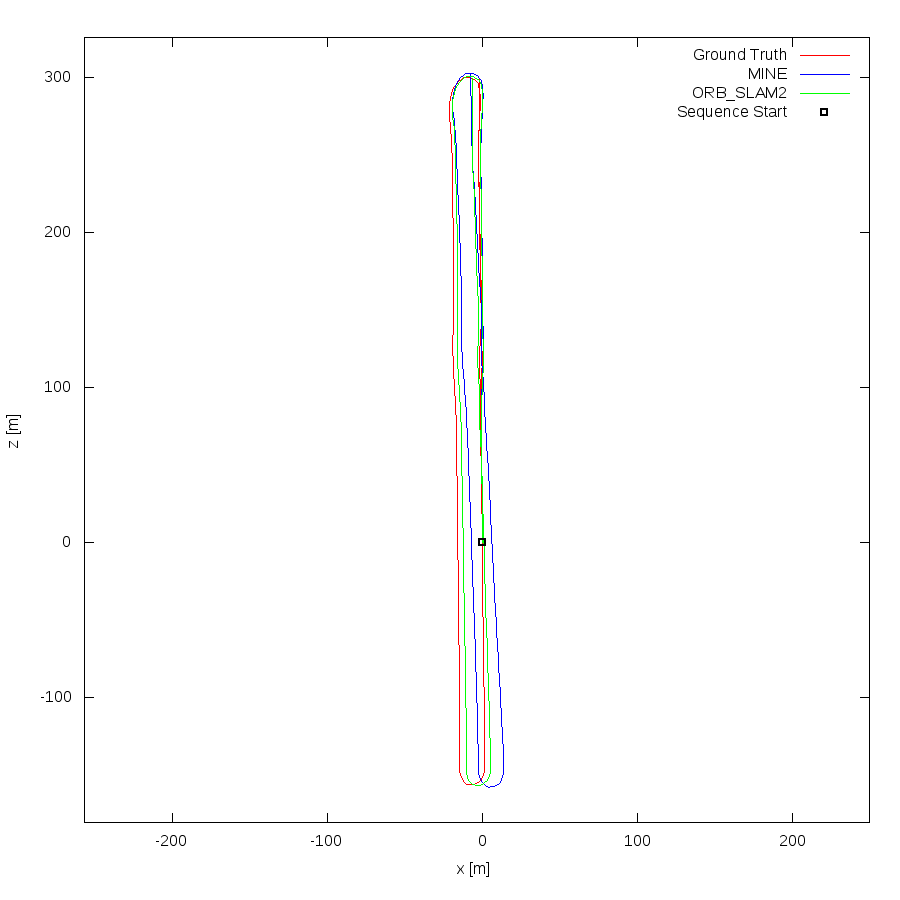

Source code (gnuplot):
set term postscript eps enhanced color
set output "06.eps"
set size ratio -1
set xrange [-257:250]
set yrange [-181:326]
set xlabel "x [m]"
set ylabel "z [m]"
plot "06.txt" using 1:2 lc rgb "#FF0000" title 'Ground Truth' w lines,"06.txt" using 3:4 lc rgb "#0000FF" title 'MINE' w lines,"06.txt" using 5:6 lc rgb "#00FF00" title 'ORB_SLAM2' w lines,"< head -1 06.txt" using 1:2 lc rgb "#000000" pt 4 ps 1 lw 2 title 'Sequence Start' w points
